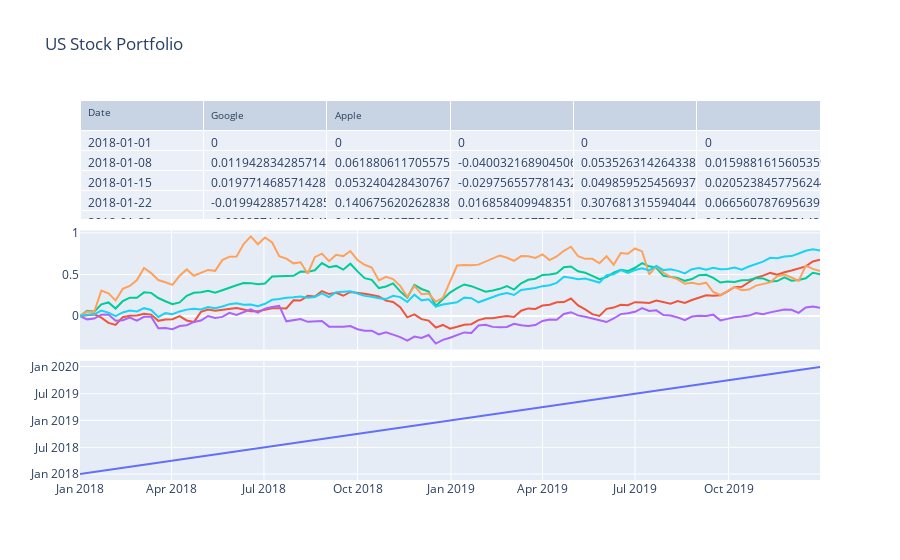

Notebook code cell kept with this figure:
### Code cell
import plotly.graph_objects as go
from plotly.subplots import make_subplots

import pandas as pd
import re

df = pd.read_csv("us_portfolio.csv")

for i, row in enumerate(df["date"]):
    p = re.compile(" 00:00:00")
    datetime = p.split(df["date"][i])[0]
    df.iloc[i, 1] = datetime

fig = make_subplots(
    rows=3, cols=1,
    shared_xaxes=True,
    vertical_spacing=0.03,
    specs=[[{"type": "table"}],
           [{"type": "scatter"}],
           [{"type": "scatter"}]]
)

fig.add_trace(
    go.Scatter(
        x=df["date"],
        y=df["GOOG"],
        mode="lines",
        name="Google"
    ),
    row=3, col=1
)

fig.add_trace(
    go.Scatter(
        x=df["date"],
        y=df["AAPL"],
        mode="lines",
        name="Apple"
    ),
    row=2, col=1
)

fig.add_trace(
    go.Scatter(
        x=df["date"],
        y=df["AMZN"],
        mode="lines",
        name="Amazon"
    ),
    row=2, col=1
)

fig.add_trace(
    go.Scatter(
        x=df["date"],
        y=df["FB"],
        mode="lines",
        name="Facebook"
    ),
    row=2, col=1
)

fig.add_trace(
    go.Scatter(
        x=df["date"],
        y=df["NFLX"],
        mode="lines",
        name="Netflix"
    ),
    row=2, col=1
)

fig.add_trace(
    go.Scatter(
        x=df["date"],
        y=df["MSFT"],
        mode="lines",
        name="Microsoft"
    ),
    row=2, col=1
)

fig.add_trace(
    go.Table(
        header=dict(
            values=["Date", "Google<br>", "Apple<br>"],
            font=dict(size=10),
            align="left"
        ),
        cells=dict(
            values=[df[k].tolist() for k in df.columns[1:]],
            align = "left")
    ),
    row=1, col=1
)
fig.update_layout(
    height=800,
    showlegend=False,
    title_text="US Stock Portfolio",
)

fig.show()
